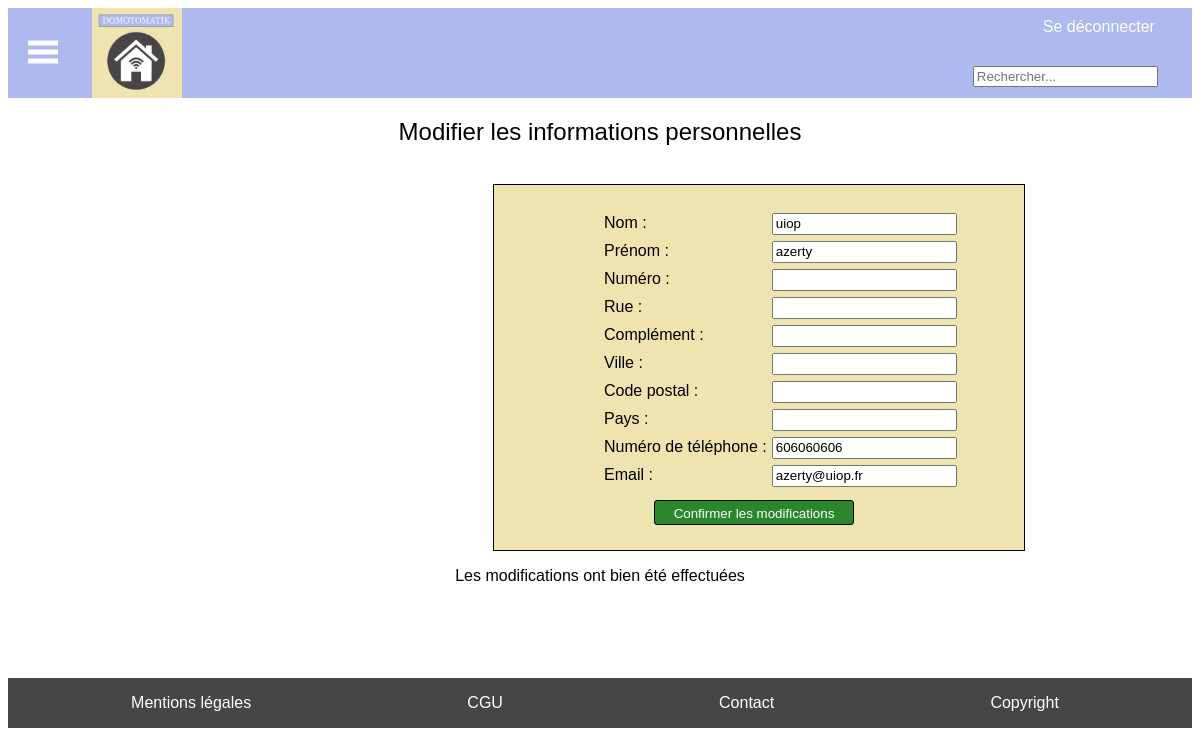
The app's page /espace_client.php?changement=1 (signed in), older data.
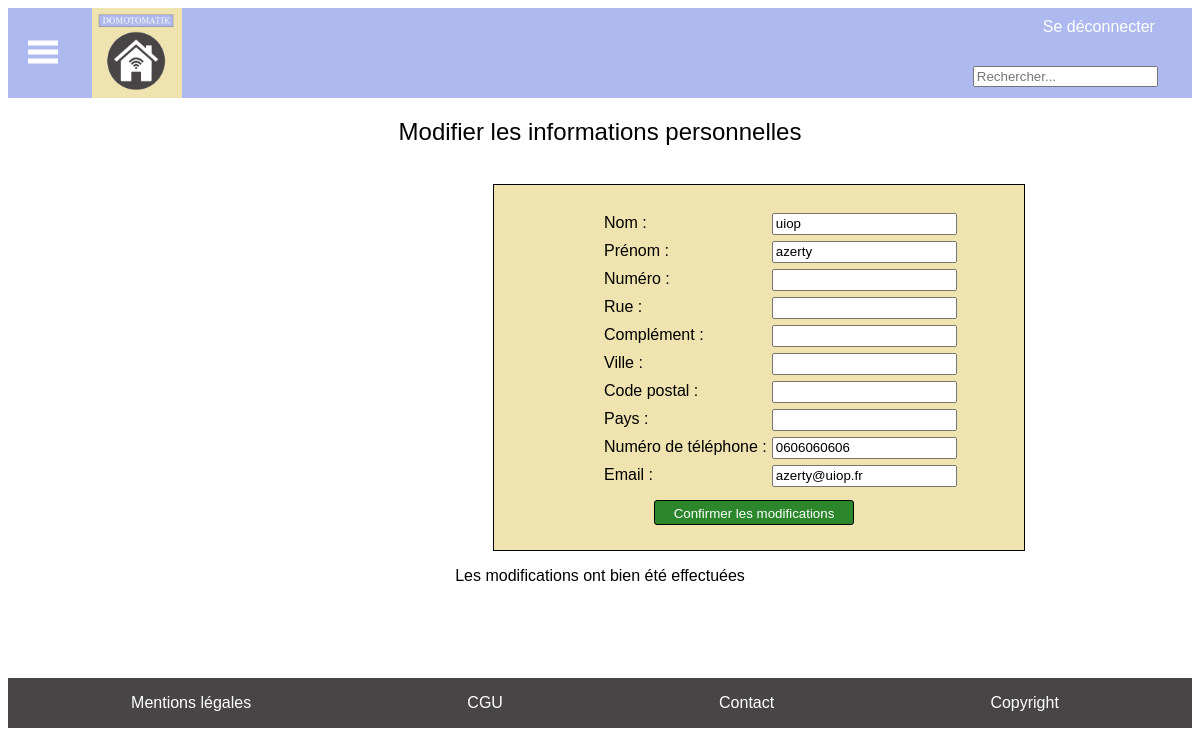
The same page, newer data.
### tables this page shows
CREATE TABLE `personne` (
  `id_personne` int(11) NOT NULL,
  `prenom` varchar(255) NOT NULL,
  `nom` varchar(255) NOT NULL,
  `telephone` text NOT NULL,
  `email` varchar(255) NOT NULL,
  `mot_de_passe` varchar(255) NOT NULL
);

### modele_infos_personne.php (called while the page is built, shortened)
<?php
$requete2=$bdd->prepare("SELECT nom, prenom, telephone, email, mot_de_passe FROM personne WHERE id_personne=?");
$requete2->execute(array($idpersonne));
$donnees2=$requete2->fetchAll();
?>

### controleur_profil_infos.php (called while the page is built, shortened)
<?php
include("dbh.php");
$idpersonne=$_SESSION['id_personne'];
include("modele_infos_personne.php");
foreach ($donnees2 as $donnee2)
{
  $nom=$donnee2['nom'];
  $prenom=$donnee2['prenom'];
  $telephone=$donnee2['telephone'];
  $email=$donnee2['email'];
}
?>

### espace_client.php (the view, shortened to what this page needs)
<!DOCTYPE html>
<html>
  <head>
		<link rel="stylesheet" type="text/css" href="style_espace_client.css">
    <link rel="stylesheet" type="text/css" href="footer.css">
    <link rel="stylesheet" type="text/css" href="header_perso.css">
  </head>
<?php include("header_perso.php") ?>
<?php include("controleur_profil_infos.php");?>
<section>
     <div class="donnees">
             <h2><center>Modifier les informations personnelles</center></h2></br>
             <div class="informations">
                      <form method="post" action="controleur_modif_client.php">
                        <div class="formulaire">
                          <div class="labels">
                            <label for="nom">Nom : </label>
                            <label for="prenom">Prénom : </label>
                            <label for="numero">Numéro : </label>
                            <label for="rue">Rue : </label>
                            <label for="complement">Complément : </label>
                            <label for="ville">Ville : </label>
                            <label for="cp">Code postal : </label>
                            <label for="pays">Pays : </label>
                            <label for="telephone">Numéro de téléphone : </label>
                            <label for="email">Email : </label>
                          </div>
                          <div class="infos">
                            <input type="text" name="nom" id="nom" value="<?php echo $nom ?>" required/>
                            <input type="text" name="prenom" id="prenom" value="<?php echo $prenom ?>" required/>
                            <input type="text" name="numero" id="numero" value="<?php echo $numero ?>" required/>
                            <input type="text" name="rue" id="rue" value="<?php echo $rue ?>" required/>
                            <input type="text" name="complement" id="complement" value="<?php echo $complement ?>"/>
                            <input type="text" name="ville" id="ville" value="<?php echo $ville ?>" required/>
                            <input type="text" name="cp" id="cp" value="<?php echo $code_postal ?>" required/>
                            <input type="text" name="pays" id="pays" value="<?php echo $pays ?>" required/>
                            <input type="tel" name="telephone" id="telephone" value="<?php echo $telephone ?>" required/>
                            <input type="text" name="email" id="email" value="<?php echo $email ?>" required/>
                          </div>
                        </div>
                        <input type="submit" value="Confirmer les modifications" id="modif2">
                      </form>
              </div>
    </div>
            <?php include("controleur_modif_ok.php")?>
</section>
<?php include("footer.php") ?>

### header_perso.php (shortened to what this page needs)
<!DOCTYPE HTML>
<html>
	<head>
		<link rel="stylesheet" href="header_perso.css">
	</head>
	<header>
		<span class="open-slide">
    		<a href="#" onclick="openSlideMenu()">
       		<svg width="30" height="30">
           		<path d="M0,5 30,5" stroke="#fff" stroke-width="5"/>
           		<path d="M0,14 30,14" stroke="#fff" stroke-width="5"/>
           		<path d="M0,23 30,23" stroke="#fff" stroke-width="5"/>
       		</svg>
    		</a>
    	</span>
		<div class="container">
			<div id="logo">
				<a href="accueil.php">
					<img src="LOGO.jpg" title="Accueil" alt="accueil">
				</a>
			</div>
			<div id="recherchedeco">
				<a href="boutique.php">Se déconnecter</a>
				<form>
					<input type="text" name="barre_recherche" placeholder="Rechercher..." />
				</form>
			</div>
		</div>
	</header>
</html>

### controleur_modif_ok.php
<?php
if(isset($_GET['changement']) && $_GET['changement']==1)
{
  echo '<center><p class="changement">Les modifications ont bien été effectuées</p></center>';
}
?>

### footer.php (shortened to what this page needs)
		<footer>
       			 <ul>
            		<li><a href="mentions_legales_utilisateur.php">Mentions légales</a></li>
            		<li><a href="cgu_utilisateur.php">CGU</a></li>
            		<li><a href="send_message.php">Contact</a></li>
            		<li><a href="copyright_utilisateur.php">Copyright</a></li>
        		</ul>
    	</footer>
	</body>
</html>

### style_espace_client.css (style rules this page uses)
* { font-family: calibri,sans-serif; font-weight:lighter; white-space:nowrap; }
section { height:510px; }
.informations { display:flex; margin-left:485px; width:450px; background-color:#EFE3AF; border:solid 1px black; padding-top:20px; padding-left:80px; padding-bottom:25px; }
.formulaire { display:flex; margin-left:30px; }
.labels { display:flex; flex-direction:column; margin-top:1px; }
.infos { display:flex; flex-direction:column; margin-left:5px; margin-top:2px; }
.infos input { height:16px; flex-direction:column; margin-top:6px; }
.formulaire label { height:20px; margin-top:8px; }
#modif2 { margin-left:80px; margin-top:13px; width:200px; height:25px; background-color: rgb(44, 134, 44); color: white; border: 1px solid black; border-radius: 3px; padding:5px; }
.changement { font-size:16px; }

### footer.css (style rules this page uses)
footer { display: inline-block; min-width: 100%; max-height: 200px; background-color: rgb(72,69,70); margin-top: 50px; }
footer ul { display: flex; flex-direction: row; justify-content: space-around; list-style-type: none; }
footer ul li { margin-right: 50px; white-space: nowrap; }
footer ul li a { color: white; text-decoration: none; }

### header_perso.css (style rules this page uses)
header { background:rgb(174,186,239); max-height:200px; display:flex; }
header #logo { margin:0; float:left; height:90px; width:90px; }
#logo img { height:100%; width:100%; }
header #recherchedeco { margin-top:10px; float:right; }
header #recherchedeco a { text-decoration:none; color:#ffffff; margin-left:70px; margin-top:10px; }
header form { margin-top:30px; }
.container { width:90%; margin:auto; overflow:hidden; }
.open-slide { float:left; margin-left:20px; margin-top:30px; }

Row changes from the older to the newer data that the page shows:
changed personne "uiop": telephone "606060606" → "0606060606"
